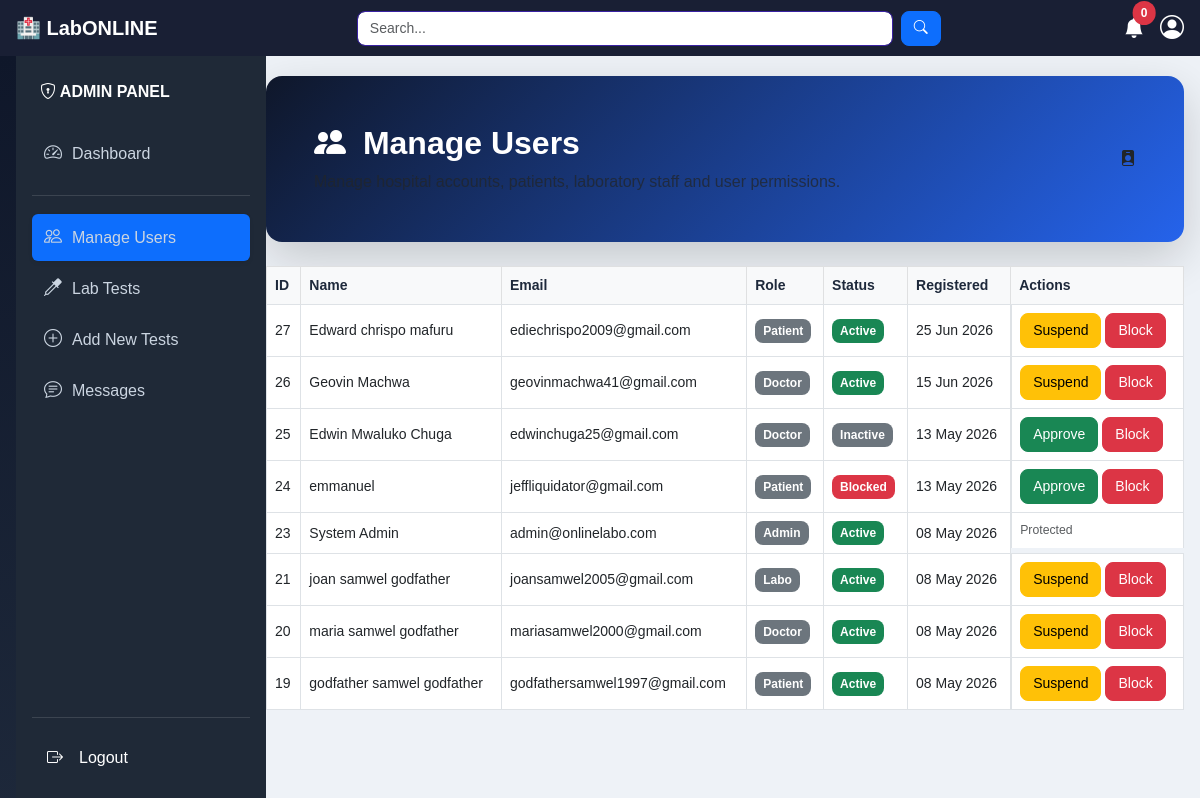
Screenshot of /admin/dashboard.php?page=users (signed in) with the database file from the repository.
### tables this page shows
CREATE TABLE `users` (
  `id` int(11) NOT NULL,
  `full_name` varchar(100) NOT NULL,
  `email` varchar(100) NOT NULL,
  `phone_number` varchar(20) NOT NULL,
  `password` varchar(255) NOT NULL,
  `role` enum('admin','doctor','patient','labo') NOT NULL,
  `profile_image` varchar(255) NOT NULL DEFAULT 'assets/images/default.jpg',
  `status` enum('pending','active','inactive','blocked') DEFAULT 'pending',
  `last_login` timestamp NULL DEFAULT NULL,
  `created_at` timestamp NOT NULL DEFAULT current_timestamp(),
  `updated_at` timestamp NOT NULL DEFAULT current_timestamp() ON UPDATE current_timestamp()
);

### admin/dashboard.php (called while the page is built, shortened)
<?php
include "../shared/layout.php";
?>

### repositories/UserRepository.php (called while the page is built, shortened)
<?php
class UserRepository
{
    private mysqli $conn;
    public function __construct(mysqli $conn)
    {
        $this->conn = $conn;
    }
    public function getAll(): array
    {
        $sql = "SELECT id, full_name, email, phone_number, role, status, created_at
                FROM users ORDER BY created_at DESC";
        $result = $this->conn->query($sql);
        return $result ? $result->fetch_all(MYSQLI_ASSOC) : [];
    }
}

### includes/helpers.php (called while the page is built, shortened)
<?php
function e(?string $value): string
{
    return htmlspecialchars((string) $value, ENT_QUOTES, 'UTF-8');
}
function formatDate(?string $date): string
{
    return date('d M Y', strtotime($date));
}
function statusBadge(string $status): string
{
    $map = [
        'pending'   => 'bg-warning text-dark',
        'approved'  => 'bg-primary',
        'completed' => 'bg-success',
        'cancelled' => 'bg-secondary',
        'active'    => 'bg-success',
        'inactive'  => 'bg-secondary',
        'blocked'   => 'bg-danger',
        'uploaded'  => 'bg-info',
        'reviewed'  => 'bg-success',
    ];
    return $map[$status] ?? 'bg-secondary';
}

### admin/content/users.php (the view, shortened to what this page needs)
<?php
$userRepo = new UserRepository($conn);
$users = $userRepo->getAll();
?>
<div class="welcome-card shadow-lg rounded-4 mb-4 p-5">
    <div class="d-flex justify-content-between align-items-center flex-wrap">
        <div>
            <h2 class="fw-bold mb-2 text-white">
                <i class="bi bi-people-fill me-2"></i>
                Manage Users
            </h2>
            <p class="mb-0 text-white text-muted">
                Manage hospital accounts, patients,
                laboratory staff and user permissions.
            </p>
        </div>
        <div class="welcome-icon">
            <i class="bi bi-person-badge-fill"></i>
        </div>
    </div>
</div>
<div class="table-responsive">
    <table class="table table-bordered table-hover align-middle">
        <thead class="table-light">
            <tr>
                <th>ID</th>
                <th>Name</th>
                <th>Email</th>
                <th>Role</th>
                <th>Status</th>
                <th>Registered</th>
                <th>Actions</th>
            </tr>
        </thead>
        <tbody>
            <?php if (empty($users)): ?>
            <tr>
                <td colspan="7" class="text-center text-muted py-4">No users found.</td>
            </tr>
            <?php else: ?>
            <?php foreach ($users as $user): ?>
            <tr>
                <td><?= e((string) $user['id']) ?></td>
                <td><?= e($user['full_name']) ?></td>
                <td><?= e($user['email']) ?></td>
                <td><span class="badge bg-secondary"><?= e(ucfirst($user['role'])) ?></span></td>
                <td>
                    <span class="badge <?= statusBadge($user['status']) ?>">
                        <?= e(ucfirst($user['status'])) ?>
                    </span>
                </td>
                <td><?= e(formatDate($user['created_at'])) ?></td>
                <td class="d-flex flex-wrap gap-1">
                    <?php if ($user['role'] !== 'admin'): ?>
                    <?php if ($user['status'] !== 'active'): ?>
                    <form method="POST" action="../actions/admin/update_user_status.php" class="d-inline">
                        <button type="submit" class="btn btn-success btn-sm">Approve</button>
                    </form>
                    <?php endif; ?>
                    <?php if ($user['status'] === 'active'): ?>
                    <form method="POST" action="../actions/admin/update_user_status.php" class="d-inline">
                        <button type="submit" class="btn btn-warning btn-sm">Suspend</button>
                    </form>
                    <?php endif; ?>
                    <form method="POST" action="../actions/admin/update_user_status.php" class="d-inline"
                        onsubmit="return confirm('Block this user?');">
                        <button type="submit" class="btn btn-danger btn-sm">Block</button>
                    </form>
                    <?php else: ?>
                    <span class="text-muted small">Protected</span>
                    <?php endif; ?>
                </td>
            </tr>
            <?php endforeach; ?>
            <?php endif; ?>
        </tbody>
    </table>
</div>

### assets/css/generaldashboard.css (style rules this page uses)
body { background-color: #f4f6f9; }

### assets/css/patienthome.css (style rules this page uses)
body { background:#eef2f7; }
.welcome-card { background:linear-gradient(135deg,#0f172a,#2563eb); border-radius:24px; overflow:hidden; }

### assets/css/patientviewappointment.css (style rules this page uses)
body { background:#f1f5f9; }
.table thead { background:#eff6ff; }
.table th { color:#1e293b; }
.table td { vertical-align:middle; }
.badge { padding:8px 14px; border-radius:20px; font-size:13px; }

### assets/css/patienthistory.css (style rules this page uses)
body { background:#f4f7fb; }
.btn { border-radius:8px; }
.badge { padding:6px 10px; border-radius:8px; }

### assets/css/doctorhome.css (style rules this page uses)
body { background:#f1f5f9; font-family:Arial, Helvetica, sans-serif; }
.table tbody tr { transition:.3s ease; }

### assets/css/viewpatientslist.css (style rules this page uses)
body { background:#f4f7fb; font-family:Arial, Helvetica, sans-serif; }

### assets/css/labohome.css (style rules this page uses)
body { background: #eef2f7; font-family: Arial, Helvetica, sans-serif; }
.table { margin-bottom: 0; font-size: 14px; }
.table thead th { background: #f8f9fa; font-weight: 600; border-bottom: 1px solid #dee2e6; }
.table td { vertical-align: middle; }
.badge { font-size: 12px; padding: 6px 8px; border-radius: 8px; }
.btn { border-radius: 8px; font-size: 14px; padding: 6px 12px; }

### rows the page displays
users: id "27", full_name "Edward chrispo mafuru", email "ediechrispo2009@gmail.com", role "Patient", status "Active", created_at "25 Jun 2026"
users: id "26", full_name "Geovin Machwa", email "geovinmachwa41@gmail.com", role "Doctor", status "Active", created_at "15 Jun 2026"
users: id "25", full_name "Edwin Mwaluko Chuga", email "edwinchuga25@gmail.com", role "Doctor", status "Inactive", created_at "13 May 2026"
users: id "24", full_name "emmanuel", email "jeffliquidator@gmail.com", role "Patient", status "Blocked", created_at "13 May 2026"
users: id "23", full_name "System Admin", email "admin@onlinelabo.com", role "Admin", status "Active", created_at "08 May 2026", shows "Protected"
users: id "21", full_name "joan samwel godfather", email "joansamwel2005@gmail.com", role "Labo", status "Active", created_at "08 May 2026"
users: id "20", full_name "maria samwel godfather", email "mariasamwel2000@gmail.com", role "Doctor", status "Active", created_at "08 May 2026"
users: id "19", full_name "godfather samwel godfather", email "godfathersamwel1997@gmail.com", role "Patient", status "Active", created_at "08 May 2026"

### other values shown
$notification_count "0"
